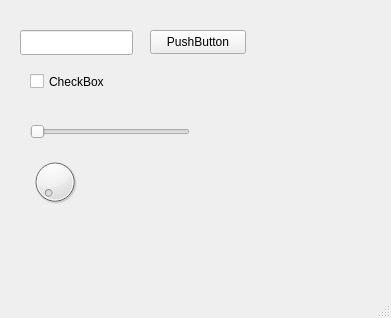
<?xml version="1.0" encoding="UTF-8"?>
<ui version="4.0">
 <class>MainWindow</class>
 <widget class="QMainWindow" name="MainWindow">
  <property name="geometry">
   <rect>
    <x>0</x>
    <y>0</y>
    <width>391</width>
    <height>318</height>
   </rect>
  </property>
  <property name="windowTitle">
   <string>MainWindow</string>
  </property>
  <widget class="QWidget" name="centralwidget">
   <widget class="QPushButton" name="pushButton">
    <property name="geometry">
     <rect>
      <x>150</x>
      <y>30</y>
      <width>96</width>
      <height>24</height>
     </rect>
    </property>
    <property name="text">
     <string>PushButton</string>
    </property>
   </widget>
   <widget class="QCheckBox" name="checkBox">
    <property name="geometry">
     <rect>
      <x>30</x>
      <y>70</y>
      <width>83</width>
      <height>23</height>
     </rect>
    </property>
    <property name="text">
     <string>CheckBox</string>
    </property>
   </widget>
   <widget class="QDial" name="dial">
    <property name="geometry">
     <rect>
      <x>30</x>
      <y>150</y>
      <width>50</width>
      <height>64</height>
     </rect>
    </property>
   </widget>
   <widget class="QSlider" name="horizontalSlider">
    <property name="geometry">
     <rect>
      <x>30</x>
      <y>120</y>
      <width>160</width>
      <height>23</height>
     </rect>
    </property>
    <property name="orientation">
     <enum>Qt::Horizontal</enum>
    </property>
   </widget>
   <widget class="QLineEdit" name="lineEdit">
    <property name="geometry">
     <rect>
      <x>20</x>
      <y>30</y>
      <width>113</width>
      <height>25</height>
     </rect>
    </property>
   </widget>
  </widget>
  <widget class="QMenuBar" name="menubar">
   <property name="geometry">
    <rect>
     <x>0</x>
     <y>0</y>
     <width>391</width>
     <height>21</height>
    </rect>
   </property>
  </widget>
  <widget class="QStatusBar" name="statusbar"/>
 </widget>
 <resources/>
 <connections/>
</ui>
